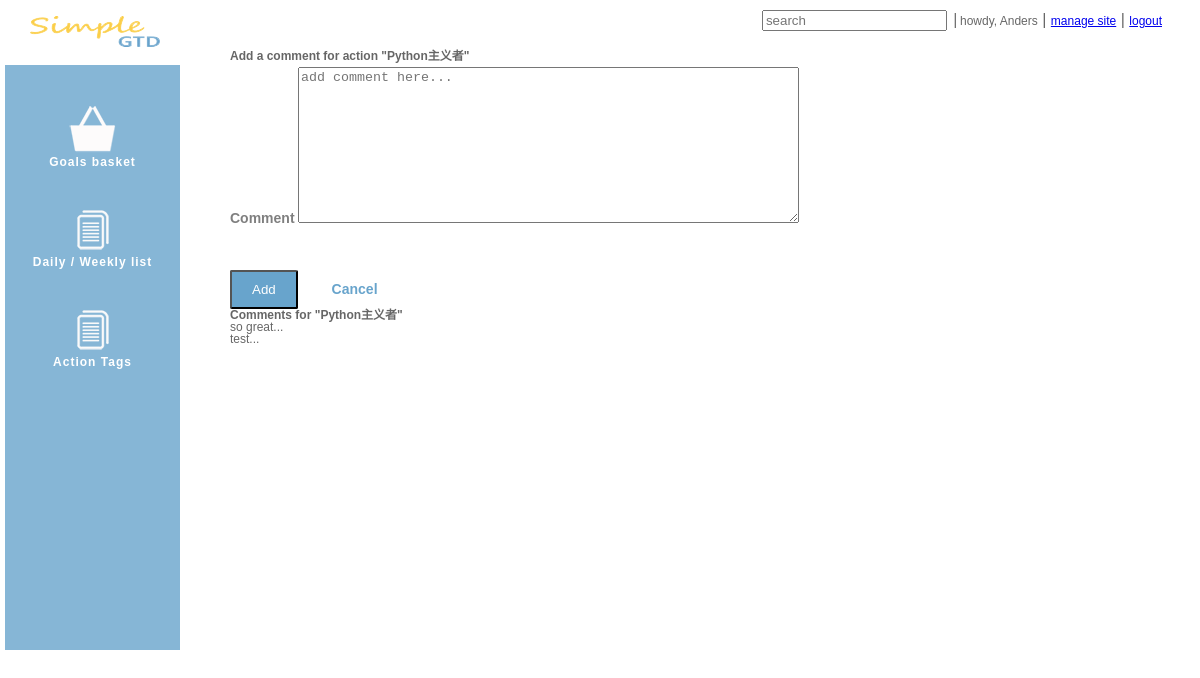
/action/28/comments/ (signed in), run on the app's committed database.
### simgtd/models.py (models this page shows, shortened)
class Action(models.Model):
    subject = models.CharField(max_length=200)
    memo = models.TextField(max_length=1000, blank=True)
    hours = models.PositiveSmallIntegerField(default=0)
    minutes = models.PositiveSmallIntegerField(default=0)
    start_date = models.DateTimeField(null=True, blank=True)
    due_date = models.DateTimeField(null=True, blank=True)
    created_date = models.DateTimeField(editable=False, default=datetime.datetime.now)
    created_by = models.ForeignKey(User, default=Constants.user_admin)
    completed_date = models.DateTimeField(editable=False, null=True)
    week_offset = models.PositiveSmallIntegerField(default=0, null=True, blank=True)
    days = models.CharField(max_length=50, null=True, blank=True)
    status = models.ForeignKey(Status, default=Constants.status_not_started)
    goal = models.ForeignKey(Goal, null=True, blank=True)
    tags = TaggableManager()

class ActionComment(models.Model):
    action = models.ForeignKey(Action, related_name='comments')
    comment = models.TextField(max_length=500, blank=True)
    html = models.TextField(max_length=1000, editable=False, blank=True)
    created_by = models.ForeignKey(User, default=Constants.user_admin)
    created_date = models.DateTimeField(editable=False, default=datetime.datetime.now)

### simgtd/views.py (the view)
# urls.py: url(r'^action/(?P<aid>\d+)/comments/$', views.action_comments),
@login_required
def action_comments(request, aid):
    action = user_actions(request).get(id=int(aid))
    return render_to_response('simgtd/action_comments.html',
                              RequestContext(request, {'action': action}))

### simgtd/views.py (called while the page is built)
def user_id(request):
    return request.user.id

def user_actions(request):
    return Action.objects.filter(created_by_id=user_id(request))

### templates/simgtd/action_comments.html (shortened to what this page needs)
{% extends "base.html" %}
{% block content %}
    <form action="/action/{{ action.id }}/new_comment" method="post">
        <div>
            <h2>Add a comment for action "{{ action.subject }}"</h2>
            <div class="field">
                <label class="field_label" for="comment">Comment</label>
                <textarea id="comment" name="comment" placeholder="add comment here..." rows="10" cols="60"></textarea>
            </div>
            <div class="field_button">
                <input type="submit" class="save" value="Add">
                <a href="/action/list" class="cancel">Cancel</a>
            </div>
            <div id="comments">
                {% if action.comments.all %}
                    <h3>Comments for "{{ action.subject }}"</h3>
                    <ul>
                        {% for c in action.comments.all %}
                            <li>{{ c.comment }}</li>
                        {% endfor %}
                    </ul>
                {% endif %}
            </div>
        </div>
    </form>
{% endblock %}

### templates/base.html (shortened to what this page needs)
<!DOCTYPE html>
<html>
<head lang="en">
    <link type="text/css" rel="stylesheet" href="{{ STATIC_URL }}css/jquery-ui.css">
    <link type="text/css" rel="stylesheet" href="{{ STATIC_URL }}css/gtd.css">
</head>
<body>
    <div id="header">
        <div>
            <div class="header-primary">
                <a href="/">
                    <img src="{{ STATIC_URL }}images/logo.png" alt="Simple GTD" />
                </a>
            </div>
            <div class="header-secondary">
                <input id="search" type="search" name="search" placeholder="search">
                <span class="sep">|</span>
                <a class="header_account" title="{{ user.email }}">howdy, {{ user.first_name }}</a> |
                <a class="header_account" href="/admin/">manage site</a> |
                <a class="header_account" href="/logout/">logout</a>
            </div>
        </div>
    </div>
    <div id="wrapper">
        <div id="navigation">
            <div id="icon_menu_block">
                <a href="/goal/list" class="menu">
                    <span class="icon_menu"><img src="{{ STATIC_URL }}images/goals_basket.png" alt="Goals basket"></span>
                    <span class="icon_menu_subtitle">Goals basket</span>
                </a>
                <a href="/action/list" class="menu">
                    <span class="icon_menu"><img src="{{ STATIC_URL }}images/list.png" alt="Daily/Weekly list"></span>
                    <span class="icon_menu_subtitle">Daily / Weekly list</span>
                </a>
                <a href="/action/tags" class="menu">
                    <span class="icon_menu"><img src="{{ STATIC_URL }}images/list.png" alt="Action Tags"></span>
                    <span class="icon_menu_subtitle">Action Tags</span>
                </a>
            </div>
        </div>
        <div id="content">
            {% block content %}{% endblock %}
        </div>
    </div>
</body>
</html>

### static/css/gtd.css (style rules this page uses)
body { font-family:Calibri, Arial, Helvetica, sans-serif; }
#header { position: absolute; left: 0px; top:0px; padding: 10px 10px 0px 10px; width: 96%; height: 55px; background-color: white; display: table; }
.header-primary { float:left; position:relative; top:6px; left:20px; }
.header-secondary { text-align: right; color:rgba(0,0,0,0.6); }
#header .sep { margin: 0 -2px 0 2px; color:#717171; }
.header_account { display: inline-block; font-size: 12px; }
label[for=login_email], label[for=login_password], label[for=signup_name], label[for=signup_email], label[for=signup_password], label[for=signup_confirm_password], { margin-bottom: 0; }
label { font-weight: 700; font-size: 12px; color:rgba(0,0,0,0.5); cursor:default; }
div#navigation { margin:20px 85% 5px 5px; padding:5px 5px 5px 5px; height: 620px; background: rgba(104,164,204,0.8); color:white; font-size: 12px; font-weight: 600; letter-spacing: 1px; }
div#icon_menu_block { position: relative; margin-top: 40px; }
.icon_menu { display: block; text-align: center; padding: 40px 10px 1px 10px; }
.icon_menu_subtitle { display: block; text-align: center; color: white; }
a.menu { text-decoration: none; }
div#content { position: absolute; top: 50px; right: 10px; width: 80%; color: rgba(0,0,0,0.6); font-size: 12px; }
.field { display:block; margin: 5px 0; }
.field_label { font-size: 14px; }
.field_button { color: rgba(0,0,0,0.5); font-weight: 600; padding-top: 40px; font-size: 14px; }
input.save { border-radius: 2px; padding: 10px 20px; background: #68a4cc; color: white; }
a.cancel { margin-left: 30px; color: #68a4cc; text-decoration: none; }

### data on the page
Action: subject "Python主义者"
ActionComment: comment "so great..."
ActionComment: comment "test..."

### other printed values
{{ user.first_name }} "Anders"
